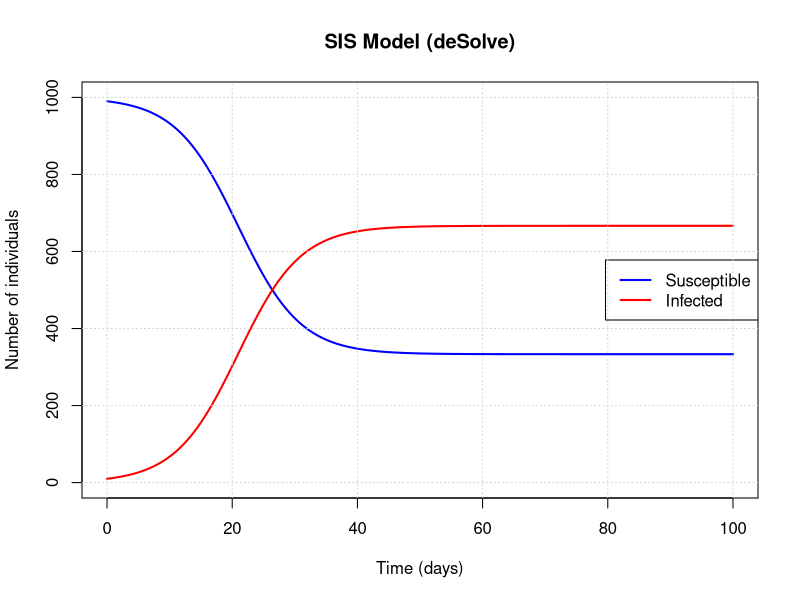
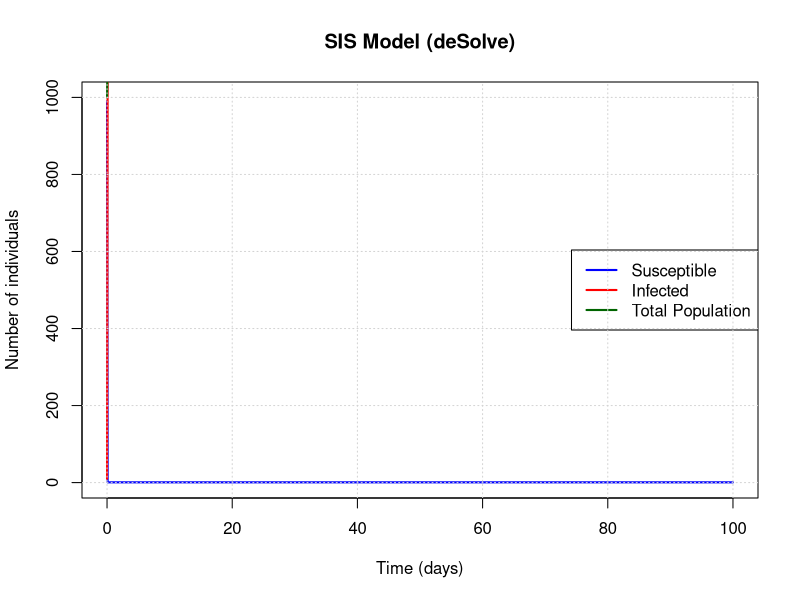
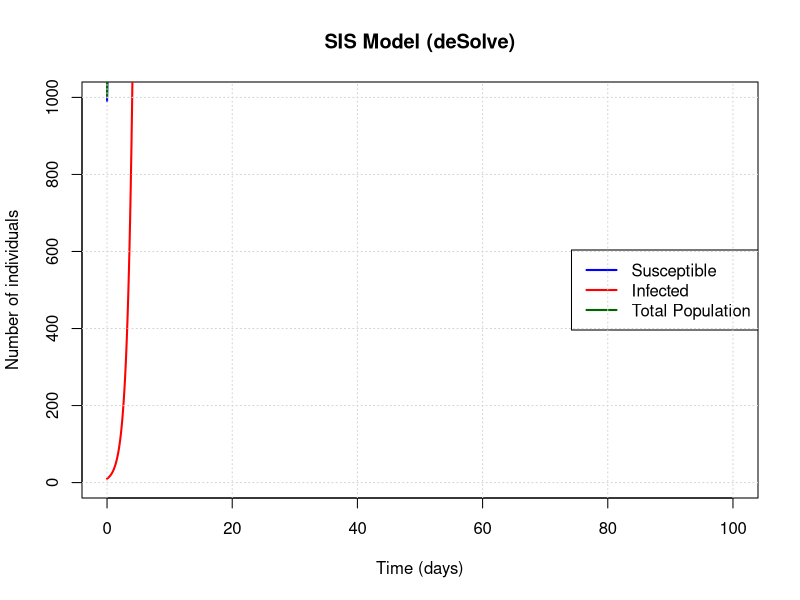
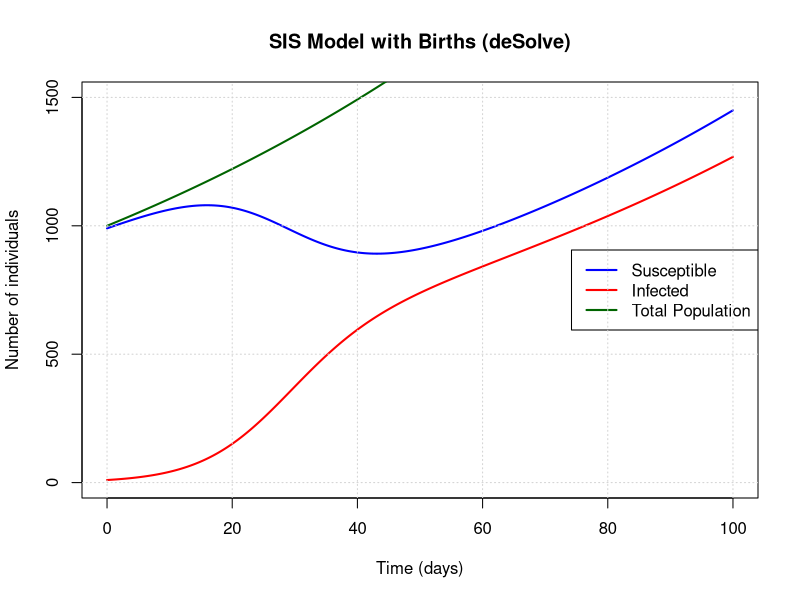
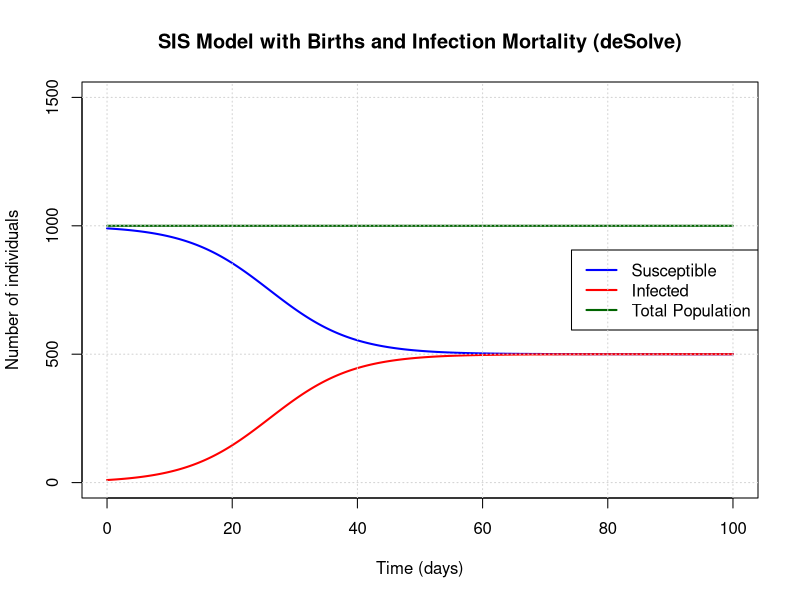
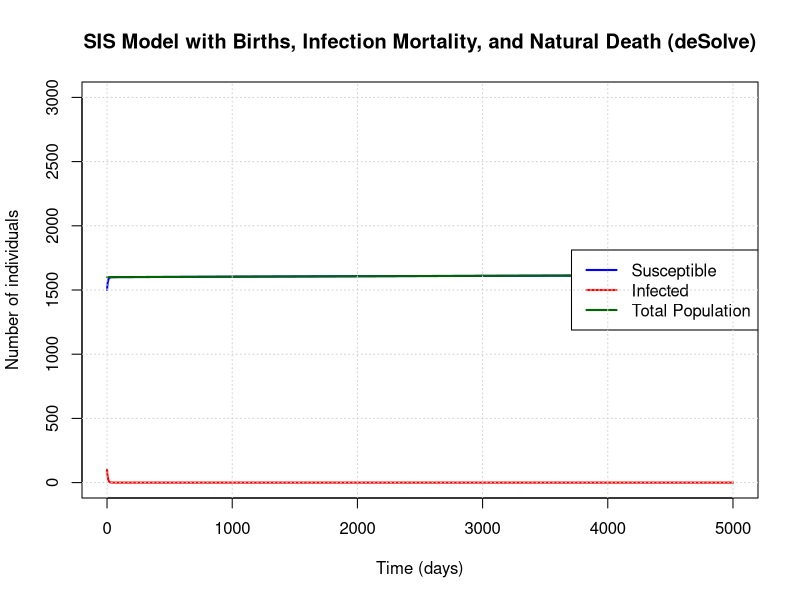

Generate these figures, in order, with R:
## ---- chunk 1
knitr::opts_chunk$set(echo = TRUE)
#this is my first version of an age-structured SIS model that describes white-nose syndrome dynamics
library(deSolve)
## ---- chunk 2
# Define the SIS model as a system of ODEs
SIS_model <- function(t, state, parameters) {
  with(as.list(c(state, parameters)), {
    dS <- -beta * S * I / N + gamma * I
    dI <- beta * S * I / N - gamma * I
    
    return(list(c(dS, dI)))
  })
}

# Parameters
parameters <- c(beta = 0.3, gamma = 0.1, N = 1000)

# Initial state
initial_state <- c(S = 990, I = 10)

# Time sequence
times <- seq(0, 100, by = 0.1)

# Solve ODE
solution <- ode(y = initial_state, times = times, func = SIS_model, parms = parameters)

# Plot results
plot(solution[, "time"], solution[, "S"], type = "l", col = "blue", 
     ylim = c(0, 1000), xlab = "Time (days)", ylab = "Number of individuals",
     main = "SIS Model (deSolve)", lwd = 2)
lines(solution[, "time"], solution[, "I"], col = "red", lwd = 2)
legend("right", legend = c("Susceptible", "Infected"), 
       col = c("blue", "red"), lty = 1, lwd = 2)
grid()
## ---- chunk 3
#removing sex, birth differences for ages and infection, and hibernation dynamics
#b is weekly birth rate
#mu is weekly natural death rate
#beta is weekly rate of WNS transmission
#v is virulence, weekly rate of death from infection
#r is weekly rate of recovery from infection

SIS_model <- function(t, state, parameters) {
  with(as.list(c(state, parameters)), {
    dS <- ((1 - mu) * S) - (beta * S * I ) + (b * (S+I)) + (r * I)
    dI <- ((1 - v) * (1 - mu) * I) + (beta * S * I) - (r * I)
    N_total <- S + I
    
    return(list(c(dS, dI), N_total = N_total))
  })
}

#start with no births, no natural death, no death from infection
parameters <- c(mu = 0, beta = 0.3, v = 0, b = 0, r = 0.2)

initial_state <- c(S = 990, I = 10)

times <- seq(0, 100, by = 0.1)

solution <- ode(y = initial_state, times = times, func = SIS_model, parms = parameters)

plot(solution[, "time"], solution[, "S"], type = "l", col = "blue", 
     ylim = c(0, 1000), xlab = "Time (days)", ylab = "Number of individuals",
     main = "SIS Model (deSolve)", lwd = 2)
lines(solution[, "time"], solution[, "I"], col = "red", lwd = 2)
lines(solution[, "time"], solution[, "N_total"], col = "darkgreen", lwd = 2)
legend("right", legend = c("Susceptible", "Infected", "Total Population"), 
       col = c("blue", "red", "darkgreen"), lty = 1, lwd = 2)
grid()
## ---- chunk 4
SIS_model <- function(t, state, parameters) {
  with(as.list(c(state, parameters)), {
    dS <- ((1 - mu) * S) - (beta * S * I / (S + I)) + (b * (S+I)) + (r * I)
    dI <- ((1 - v) * (1 - mu) * I) + (beta * S * I / (S + I)) - (r * I)
    N_total <- S + I
    
    return(list(c(dS, dI), N_total = N_total))
  })
}

# Set r (recovery rate) to a positive value instead of 0
parameters <- c(mu = 0, beta = 0.3, v = 0, b = 0, r = 0.15)

initial_state <- c(S = 990, I = 10)

times <- seq(0, 100, by = 0.1)

solution <- ode(y = initial_state, times = times, func = SIS_model, parms = parameters)

plot(solution[, "time"], solution[, "S"], type = "l", col = "blue", 
     ylim = c(0, 1000), xlab = "Time (days)", ylab = "Number of individuals",
     main = "SIS Model (deSolve)", lwd = 2)
lines(solution[, "time"], solution[, "I"], col = "red", lwd = 2)
lines(solution[, "time"], solution[, "N_total"], col = "darkgreen", lwd = 2)
legend("right", legend = c("Susceptible", "Infected", "Total Population"), 
       col = c("blue", "red", "darkgreen"), lty = 1, lwd = 2)
grid()
## ---- chunk 5
SIS_model <- function(t, state, parameters) {
  with(as.list(c(state, parameters)), {
    N <- S + I  # Total population
    
    dS <- -beta * S * I / N + r * I + b * (S + I)  # Lose to infection, gain from recovery, gain from births to S compartment
    dI <- beta * S * I / N - r * I                 # Gain from infection, lose to recovery
    N_total <- S + I
    
    return(list(c(dS, dI), N_total = N_total))
  })
}

# Parameters
parameters <- c(beta = 0.3, r = 0.15, b = 0.01)

initial_state <- c(S = 990, I = 10)

times <- seq(0, 100, by = 0.1)

solution <- ode(y = initial_state, times = times, func = SIS_model, parms = parameters)

plot(solution[, "time"], solution[, "S"], type = "l", col = "blue", 
     ylim = c(0, 1500), xlab = "Time (days)", ylab = "Number of individuals",
     main = "SIS Model with Births (deSolve)", lwd = 2)
lines(solution[, "time"], solution[, "I"], col = "red", lwd = 2)
lines(solution[, "time"], solution[, "N_total"], col = "darkgreen", lwd = 2)
legend("right", legend = c("Susceptible", "Infected", "Total Population"), 
       col = c("blue", "red", "darkgreen"), lty = 1, lwd = 2)
grid()
#tried this with birth both at 0 and 0.01, and it worked
## ---- chunk 6
SIS_model <- function(t, state, parameters) {
  with(as.list(c(state, parameters)), {
    N <- S + I  # Total population
    
    dS <- -beta * S * I / N + r * I + b * (S + I)  # Lose to infection, gain from recovery, gain from births to S compartment
    dI <- beta * S * I / N - r * I - v * I         # Gain from infection, lose to recovery, lose to death from infection
    N_total <- S + I
    
    return(list(c(dS, dI), N_total = N_total))
  })
}

# Parameters
parameters <- c(beta = 0.3, r = 0.15, b = 0, v = 0)

initial_state <- c(S = 990, I = 10)

times <- seq(0, 100, by = 0.1)

solution <- ode(y = initial_state, times = times, func = SIS_model, parms = parameters)

plot(solution[, "time"], solution[, "S"], type = "l", col = "blue", 
     ylim = c(0, 1500), xlab = "Time (days)", ylab = "Number of individuals",
     main = "SIS Model with Births and Infection Mortality (deSolve)", lwd = 2)
lines(solution[, "time"], solution[, "I"], col = "red", lwd = 2)
lines(solution[, "time"], solution[, "N_total"], col = "darkgreen", lwd = 2)
legend("right", legend = c("Susceptible", "Infected", "Total Population"), 
       col = c("blue", "red", "darkgreen"), lty = 1, lwd = 2)
grid()

#tried this model at both v=0 and v=0.1, and it worked
## ---- chunk 7
#b is weekly birth rate
#mu is weekly natural death rate
#beta is weekly rate of WNS transmission
#v is virulence, weekly rate of death from infection
#r is weekly rate of recovery from infection

SIS_model <- function(t, state, parameters) {
  with(as.list(c(state, parameters)), {
    N <- S + I  # Total population
    
    dS <- -beta * S * I / N + r * I + b - mu * S  # Lose to infection, gain from recovery, gain from births, lose to natural death
    dI <- beta * S * I / N - r * I - v * I - mu * I         # Gain from infection, lose to recovery, lose to death from infection, lose to natural death
    N_total <- S + I
    
    return(list(c(dS, dI), N_total = N_total))
  })
}

# Parameters
parameters <- c(beta = 0, r = 0.15, b = 0.15, v = 0, mu = (1/(30*365)))

initial_state <- c(S = 1500, I = 100)

times <- seq(0, 5000, by = 0.1)

solution <- ode(y = initial_state, times = times, func = SIS_model, parms = parameters)

plot(solution[, "time"], solution[, "S"], type = "l", col = "blue", 
     ylim = c(0, 3000), xlab = "Time (days)", ylab = "Number of individuals",
     main = "SIS Model with Births, Infection Mortality, and Natural Death (deSolve)", lwd = 2)
lines(solution[, "time"], solution[, "I"], col = "red", lwd = 2)
lines(solution[, "time"], solution[, "N_total"], col = "darkgreen", lwd = 2)
legend("right", legend = c("Susceptible", "Infected", "Total Population"), 
       col = c("blue", "red", "darkgreen"), lty = 1, lwd = 2)
grid()
#set b, v, and mu to 0 and population is stable
#set mu to 0.01 and population declines over time, as expected
#set births and natural deaths to the same, population stays stable as expected
#model seems to be working
#changed after to remove (S+I) from birth, so it is linear growth instead of exponential growth
